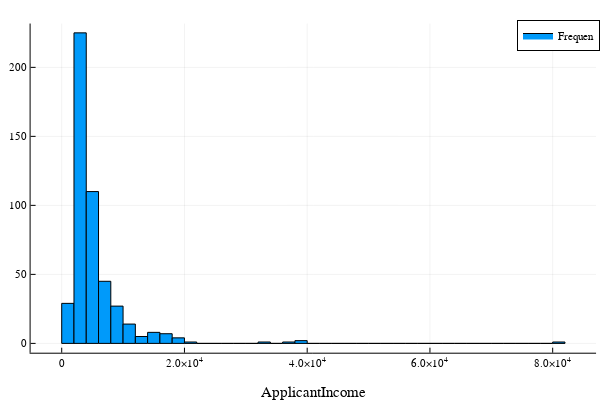

Here is the notebook cell this chart was saved with:
### Code cell
Plots.histogram(train[!,"ApplicantIncome"],bins=50,xlabel="ApplicantIncome",labels="Frequen")

### Figure 1 — Plotly figure (JSON) as saved in the notebook; plotly's stock layout.template omitted (floating-point values rounded to 4 significant figures)
{"data": [{"fill": "tozeroy", "fillcolor": "rgba(0, 154, 250, 1.000)", "legendgroup": "Frequen", "line": {"color": "rgba(0, 0, 0, 1.000)", "dash": "solid", "width": 1}, "mode": "lines", "name": "Frequen", "showlegend": true, "type": "scatter", "x": [0, 0, 2000, 2000, 0, 0], "xaxis": "x1", "y": [29, 0, 0, 29, 29, 29], "yaxis": "y1"}, {"fill": "tozeroy", "fillcolor": "rgba(0, 154, 250, 1.000)", "legendgroup": "Frequen", "line": {"color": "rgba(0, 0, 0, 1.000)", "dash": "solid", "width": 1}, "mode": "lines", "name": "Frequen", "showlegend": false, "type": "scatter", "x": [2000, 2000, 4000, 4000, 2000, 2000], "xaxis": "x1", "y": [225, 0, 0, 225, 225, 225], "yaxis": "y1"}, {"fill": "tozeroy", "fillcolor": "rgba(0, 154, 250, 1.000)", "legendgroup": "Frequen", "line": {"color": "rgba(0, 0, 0, 1.000)", "dash": "solid", "width": 1}, "mode": "lines", "name": "Frequen", "showlegend": false, "type": "scatter", "x": [4000, 4000, 6000, 6000, 4000, 4000], "xaxis": "x1", "y": [110, 0, 0, 110, 110, 110], "yaxis": "y1"}, {"fill": "tozeroy", "fillcolor": "rgba(0, 154, 250, 1.000)", "legendgroup": "Frequen", "line": {"color": "rgba(0, 0, 0, 1.000)", "dash": "solid", "width": 1}, "mode": "lines", "name": "Frequen", "showlegend": false, "type": "scatter", "x": [6000, 6000, 8000, 8000, 6000, 6000], "xaxis": "x1", "y": [45, 0, 0, 45, 45, 45], "yaxis": "y1"}, {"fill": "tozeroy", "fillcolor": "rgba(0, 154, 250, 1.000)", "legendgroup": "Frequen", "line": {"color": "rgba(0, 0, 0, 1.000)", "dash": "solid", "width": 1}, "mode": "lines", "name": "Frequen", "showlegend": false, "type": "scatter", "x": [8000, 8000, 10000, 10000, 8000, 8000], "xaxis": "x1", "y": [27, 0, 0, 27, 27, 27], "yaxis": "y1"}, {"fill": "tozeroy", "fillcolor": "rgba(0, 154, 250, 1.000)", "legendgroup": "Frequen", "line": {"color": "rgba(0, 0, 0, 1.000)", "dash": "solid", "width": 1}, "mode": "lines", "name": "Frequen", "showlegend": false, "type": "scatter", "x": [10000, 10000, 12000, 12000, 10000, 10000], "xaxis": "x1", "y": [14, 0, 0, 14, 14, 14], "yaxis": "y1"}, {"fill": "tozeroy", "fillcolor": "rgba(0, 154, 250, 1.000)", "legendgroup": "Frequen", "line": {"color": "rgba(0, 0, 0, 1.000)", "dash": "solid", "width": 1}, "mode": "lines", "name": "Frequen", "showlegend": false, "type": "scatter", "x": [12000, 12000, 14000, 14000, 12000, 12000], "xaxis": "x1", "y": [5, 0, 0, 5, 5, 5], "yaxis": "y1"}, {"fill": "tozeroy", "fillcolor": "rgba(0, 154, 250, 1.000)", "legendgroup": "Frequen", "line": {"color": "rgba(0, 0, 0, 1.000)", "dash": "solid", "width": 1}, "mode": "lines", "name": "Frequen", "showlegend": false, "type": "scatter", "x": [14000, 14000, 16000, 16000, 14000, 14000], "xaxis": "x1", "y": [8, 0, 0, 8, 8, 8], "yaxis": "y1"}, {"fill": "tozeroy", "fillcolor": "rgba(0, 154, 250, 1.000)", "legendgroup": "Frequen", "line": {"color": "rgba(0, 0, 0, 1.000)", "dash": "solid", "width": 1}, "mode": "lines", "name": "Frequen", "showlegend": false, "type": "scatter", "x": [16000, 16000, 18000, 18000, 16000, 16000], "xaxis": "x1", "y": [7, 0, 0, 7, 7, 7], "yaxis": "y1"}, {"fill": "tozeroy", "fillcolor": "rgba(0, 154, 250, 1.000)", "legendgroup": "Frequen", "line": {"color": "rgba(0, 0, 0, 1.000)", "dash": "solid", "width": 1}, "mode": "lines", "name": "Frequen", "showlegend": false, "type": "scatter", "x": [18000, 18000, 20000, 20000, 18000, 18000], "xaxis": "x1", "y": [4, 0, 0, 4, 4, 4], "yaxis": "y1"}, {"fill": "tozeroy", "fillcolor": "rgba(0, 154, 250, 1.000)", "legendgroup": "Frequen", "line": {"color": "rgba(0, 0, 0, 1.000)", "dash": "solid", "width": 1}, "mode": "lines", "name": "Frequen", "showlegend": false, "type": "scatter", "x": [20000, 20000, 22000, 22000, 20000, 20000], "xaxis": "x1", "y": [1, 0, 0, 1, 1, 1], "yaxis": "y1"}, {"fill": "tozeroy", "fillcolor": "rgba(0, 154, 250, 1.000)", "legendgroup": "Frequen", "line": {"color": "rgba(0, 0, 0, 1.000)", "dash": "solid", "width": 1}, "mode": "lines", "name": "Frequen", "showlegend": false, "type": "scatter", "x": [22000, 22000, 24000, 24000, 22000, 22000], "xaxis": "x1", "y": [0, 0, 0, 0, 0, 0], "yaxis": "y1"}, {"fill": "tozeroy", "fillcolor": "rgba(0, 154, 250, 1.000)", "legendgroup": "Frequen", "line": {"color": "rgba(0, 0, 0, 1.000)", "dash": "solid", "width": 1}, "mode": "lines", "name": "Frequen", "showlegend": false, "type": "scatter", "x": [24000, 24000, 26000, 26000, 24000, 24000], "xaxis": "x1", "y": [0, 0, 0, 0, 0, 0], "yaxis": "y1"}, {"fill": "tozeroy", "fillcolor": "rgba(0, 154, 250, 1.000)", "legendgroup": "Frequen", "line": {"color": "rgba(0, 0, 0, 1.000)", "dash": "solid", "width": 1}, "mode": "lines", "name": "Frequen", "showlegend": false, "type": "scatter", "x": [26000, 26000, 28000, 28000, 26000, 26000], "xaxis": "x1", "y": [0, 0, 0, 0, 0, 0], "yaxis": "y1"}, {"fill": "tozeroy", "fillcolor": "rgba(0, 154, 250, 1.000)", "legendgroup": "Frequen", "line": {"color": "rgba(0, 0, 0, 1.000)", "dash": "solid", "width": 1}, "mode": "lines", "name": "Frequen", "showlegend": false, "type": "scatter", "x": [28000, 28000, 30000, 30000, 28000, 28000], "xaxis": "x1", "y": [0, 0, 0, 0, 0, 0], "yaxis": "y1"}, {"fill": "tozeroy", "fillcolor": "rgba(0, 154, 250, 1.000)", "legendgroup": "Frequen", "line": {"color": "rgba(0, 0, 0, 1.000)", "dash": "solid", "width": 1}, "mode": "lines", "name": "Frequen", "showlegend": false, "type": "scatter", "x": [30000, 30000, 32000, 32000, 30000, 30000], "xaxis": "x1", "y": [0, 0, 0, 0, 0, 0], "yaxis": "y1"}, {"fill": "tozeroy", "fillcolor": "rgba(0, 154, 250, 1.000)", "legendgroup": "Frequen", "line": {"color": "rgba(0, 0, 0, 1.000)", "dash": "solid", "width": 1}, "mode": "lines", "name": "Frequen", "showlegend": false, "type": "scatter", "x": [32000, 32000, 34000, 34000, 32000, 32000], "xaxis": "x1", "y": [1, 0, 0, 1, 1, 1], "yaxis": "y1"}, {"fill": "tozeroy", "fillcolor": "rgba(0, 154, 250, 1.000)", "legendgroup": "Frequen", "line": {"color": "rgba(0, 0, 0, 1.000)", "dash": "solid", "width": 1}, "mode": "lines", "name": "Frequen", "showlegend": false, "type": "scatter", "x": [34000, 34000, 36000, 36000, 34000, 34000], "xaxis": "x1", "y": [0, 0, 0, 0, 0, 0], "yaxis": "y1"}, {"fill": "tozeroy", "fillcolor": "rgba(0, 154, 250, 1.000)", "legendgroup": "Frequen", "line": {"color": "rgba(0, 0, 0, 1.000)", "dash": "solid", "width": 1}, "mode": "lines", "name": "Frequen", "showlegend": false, "type": "scatter", "x": [36000, 36000, 38000, 38000, 36000, 36000], "xaxis": "x1", "y": [1, 0, 0, 1, 1, 1], "yaxis": "y1"}, {"fill": "tozeroy", "fillcolor": "rgba(0, 154, 250, 1.000)", "legendgroup": "Frequen", "line": {"color": "rgba(0, 0, 0, 1.000)", "dash": "solid", "width": 1}, "mode": "lines", "name": "Frequen", "showlegend": false, "type": "scatter", "x": [38000, 38000, 40000, 40000, 38000, 38000], "xaxis": "x1", "y": [2, 0, 0, 2, 2, 2], "yaxis": "y1"}, {"fill": "tozeroy", "fillcolor": "rgba(0, 154, 250, 1.000)", "legendgroup": "Frequen", "line": {"color": "rgba(0, 0, 0, 1.000)", "dash": "solid", "width": 1}, "mode": "lines", "name": "Frequen", "showlegend": false, "type": "scatter", "x": [40000, 40000, 42000, 42000, 40000, 40000], "xaxis": "x1", "y": [0, 0, 0, 0, 0, 0], "yaxis": "y1"}, {"fill": "tozeroy", "fillcolor": "rgba(0, 154, 250, 1.000)", "legendgroup": "Frequen", "line": {"color": "rgba(0, 0, 0, 1.000)", "dash": "solid", "width": 1}, "mode": "lines", "name": "Frequen", "showlegend": false, "type": "scatter", "x": [42000, 42000, 44000, 44000, 42000, 42000], "xaxis": "x1", "y": [0, 0, 0, 0, 0, 0], "yaxis": "y1"}, {"fill": "tozeroy", "fillcolor": "rgba(0, 154, 250, 1.000)", "legendgroup": "Frequen", "line": {"color": "rgba(0, 0, 0, 1.000)", "dash": "solid", "width": 1}, "mode": "lines", "name": "Frequen", "showlegend": false, "type": "scatter", "x": [44000, 44000, 46000, 46000, 44000, 44000], "xaxis": "x1", "y": [0, 0, 0, 0, 0, 0], "yaxis": "y1"}, {"fill": "tozeroy", "fillcolor": "rgba(0, 154, 250, 1.000)", "legendgroup": "Frequen", "line": {"color": "rgba(0, 0, 0, 1.000)", "dash": "solid", "width": 1}, "mode": "lines", "name": "Frequen", "showlegend": false, "type": "scatter", "x": [46000, 46000, 48000, 48000, 46000, 46000], "xaxis": "x1", "y": [0, 0, 0, 0, 0, 0], "yaxis": "y1"}, {"fill": "tozeroy", "fillcolor": "rgba(0, 154, 250, 1.000)", "legendgroup": "Frequen", "line": {"color": "rgba(0, 0, 0, 1.000)", "dash": "solid", "width": 1}, "mode": "lines", "name": "Frequen", "showlegend": false, "type": "scatter", "x": [48000, 48000, 50000, 50000, 48000, 48000], "xaxis": "x1", "y": [0, 0, 0, 0, 0, 0], "yaxis": "y1"}, {"fill": "tozeroy", "fillcolor": "rgba(0, 154, 250, 1.000)", "legendgroup": "Frequen", "line": {"color": "rgba(0, 0, 0, 1.000)", "dash": "solid", "width": 1}, "mode": "lines", "name": "Frequen", "showlegend": false, "type": "scatter", "x": [50000, 50000, 52000, 52000, 50000, 50000], "xaxis": "x1", "y": [0, 0, 0, 0, 0, 0], "yaxis": "y1"}, {"fill": "tozeroy", "fillcolor": "rgba(0, 154, 250, 1.000)", "legendgroup": "Frequen", "line": {"color": "rgba(0, 0, 0, 1.000)", "dash": "solid", "width": 1}, "mode": "lines", "name": "Frequen", "showlegend": false, "type": "scatter", "x": [52000, 52000, 54000, 54000, 52000, 52000], "xaxis": "x1", "y": [0, 0, 0, 0, 0, 0], "yaxis": "y1"}, {"fill": "tozeroy", "fillcolor": "rgba(0, 154, 250, 1.000)", "legendgroup": "Frequen", "line": {"color": "rgba(0, 0, 0, 1.000)", "dash": "solid", "width": 1}, "mode": "lines", "name": "Frequen", "showlegend": false, "type": "scatter", "x": [54000, 54000, 56000, 56000, 54000, 54000], "xaxis": "x1", "y": [0, 0, 0, 0, 0, 0], "yaxis": "y1"}, {"fill": "tozeroy", "fillcolor": "rgba(0, 154, 250, 1.000)", "legendgroup": "Frequen", "line": {"color": "rgba(0, 0, 0, 1.000)", "dash": "solid", "width": 1}, "mode": "lines", "name": "Frequen", "showlegend": false, "type": "scatter", "x": [56000, 56000, 58000, 58000, 56000, 56000], "xaxis": "x1", "y": [0, 0, 0, 0, 0, 0], "yaxis": "y1"}, {"fill": "tozeroy", "fillcolor": "rgba(0, 154, 250, 1.000)", "legendgroup": "Frequen", "line": {"color": "rgba(0, 0, 0, 1.000)", "dash": "solid", "width": 1}, "mode": "lines", "name": "Frequen", "showlegend": false, "type": "scatter", "x": [58000, 58000, 60000, 60000, 58000, 58000], "xaxis": "x1", "y": [0, 0, 0, 0, 0, 0], "yaxis": "y1"}, {"fill": "tozeroy", "fillcolor": "rgba(0, 154, 250, 1.000)", "legendgroup": "Frequen", "line": {"color": "rgba(0, 0, 0, 1.000)", "dash": "solid", "width": 1}, "mode": "lines", "name": "Frequen", "showlegend": false, "type": "scatter", "x": [60000, 60000, 62000, 62000, 60000, 60000], "xaxis": "x1", "y": [0, 0, 0, 0, 0, 0], "yaxis": "y1"}, {"fill": "tozeroy", "fillcolor": "rgba(0, 154, 250, 1.000)", "legendgroup": "Frequen", "line": {"color": "rgba(0, 0, 0, 1.000)", "dash": "solid", "width": 1}, "mode": "lines", "name": "Frequen", "showlegend": false, "type": "scatter", "x": [62000, 62000, 64000, 64000, 62000, 62000], "xaxis": "x1", "y": [0, 0, 0, 0, 0, 0], "yaxis": "y1"}, {"fill": "tozeroy", "fillcolor": "rgba(0, 154, 250, 1.000)", "legendgroup": "Frequen", "line": {"color": "rgba(0, 0, 0, 1.000)", "dash": "solid", "width": 1}, "mode": "lines", "name": "Frequen", "showlegend": false, "type": "scatter", "x": [64000, 64000, 66000, 66000, 64000, 64000], "xaxis": "x1", "y": [0, 0, 0, 0, 0, 0], "yaxis": "y1"}, {"fill": "tozeroy", "fillcolor": "rgba(0, 154, 250, 1.000)", "legendgroup": "Frequen", "line": {"color": "rgba(0, 0, 0, 1.000)", "dash": "solid", "width": 1}, "mode": "lines", "name": "Frequen", "showlegend": false, "type": "scatter", "x": [66000, 66000, 68000, 68000, 66000, 66000], "xaxis": "x1", "y": [0, 0, 0, 0, 0, 0], "yaxis": "y1"}, {"fill": "tozeroy", "fillcolor": "rgba(0, 154, 250, 1.000)", "legendgroup": "Frequen", "line": {"color": "rgba(0, 0, 0, 1.000)", "dash": "solid", "width": 1}, "mode": "lines", "name": "Frequen", "showlegend": false, "type": "scatter", "x": [68000, 68000, 70000, 70000, 68000, 68000], "xaxis": "x1", "y": [0, 0, 0, 0, 0, 0], "yaxis": "y1"}, {"fill": "tozeroy", "fillcolor": "rgba(0, 154, 250, 1.000)", "legendgroup": "Frequen", "line": {"color": "rgba(0, 0, 0, 1.000)", "dash": "solid", "width": 1}, "mode": "lines", "name": "Frequen", "showlegend": false, "type": "scatter", "x": [70000, 70000, 72000, 72000, 70000, 70000], "xaxis": "x1", "y": [0, 0, 0, 0, 0, 0], "yaxis": "y1"}, {"fill": "tozeroy", "fillcolor": "rgba(0, 154, 250, 1.000)", "legendgroup": "Frequen", "line": {"color": "rgba(0, 0, 0, 1.000)", "dash": "solid", "width": 1}, "mode": "lines", "name": "Frequen", "showlegend": false, "type": "scatter", "x": [72000, 72000, 74000, 74000, 72000, 72000], "xaxis": "x1", "y": [0, 0, 0, 0, 0, 0], "yaxis": "y1"}, {"fill": "tozeroy", "fillcolor": "rgba(0, 154, 250, 1.000)", "legendgroup": "Frequen", "line": {"color": "rgba(0, 0, 0, 1.000)", "dash": "solid", "width": 1}, "mode": "lines", "name": "Frequen", "showlegend": false, "type": "scatter", "x": [74000, 74000, 76000, 76000, 74000, 74000], "xaxis": "x1", "y": [0, 0, 0, 0, 0, 0], "yaxis": "y1"}, {"fill": "tozeroy", "fillcolor": "rgba(0, 154, 250, 1.000)", "legendgroup": "Frequen", "line": {"color": "rgba(0, 0, 0, 1.000)", "dash": "solid", "width": 1}, "mode": "lines", "name": "Frequen", "showlegend": false, "type": "scatter", "x": [76000, 76000, 78000, 78000, 76000, 76000], "xaxis": "x1", "y": [0, 0, 0, 0, 0, 0], "yaxis": "y1"}, {"fill": "tozeroy", "fillcolor": "rgba(0, 154, 250, 1.000)", "legendgroup": "Frequen", "line": {"color": "rgba(0, 0, 0, 1.000)", "dash": "solid", "width": 1}, "mode": "lines", "name": "Frequen", "showlegend": false, "type": "scatter", "x": [78000, 78000, 80000, 80000, 78000, 78000], "xaxis": "x1", "y": [0, 0, 0, 0, 0, 0], "yaxis": "y1"}, {"fill": "tozeroy", "fillcolor": "rgba(0, 154, 250, 1.000)", "legendgroup": "Frequen", "line": {"color": "rgba(0, 0, 0, 1.000)", "dash": "solid", "width": 1}, "mode": "lines", "name": "Frequen", "showlegend": false, "type": "scatter", "x": [80000, 80000, 82000, 82000, 80000, 80000], "xaxis": "x1", "y": [1, 0, 0, 1, 1, 1], "yaxis": "y1"}, {"colorbar": {"title": ""}, "legendgroup": "Frequen", "marker": {"color": "rgba(0, 154, 250, 0.000)", "line": {"color": "rgba(0, 0, 0, 0.000)", "width": 1}, "size": 0, "symbol": "circle"}, "mode": "markers", "name": "Frequen", "showlegend": false, "type": "scatter", "x": [1000, 3000, 5000, 7000, 9000, 11000, 13000, 15000, 17000, 19000, 21000, 23000, 25000, 27000, 29000, 31000, 33000, 35000, 37000, 39000, 41000, 43000, 45000, 47000, 49000, 51000, 53000, 55000, 57000, 59000, 61000, 63000, 65000, 67000, 69000, 71000, 73000, 75000, 77000, 79000, 81000], "xaxis": "x", "y": [29, 225, 110, 45, 27, 14, 5, 8, 7, 4, 1, 0, 0, 0, 0, 0, 1, 0, 1, 2, 0, 0, 0, 0, 0, 0, 0, 0, 0, 0, 0, 0, 0, 0, 0, 0, 0, 0, 0, 0, 1], "yaxis": "y", "zmax": null, "zmin": null}], "layout": {"annotations": [], "height": 400, "legend": {"bgcolor": "rgba(255, 255, 255, 1.000)", "bordercolor": "rgba(0, 0, 0, 1.000)", "borderwidth": 1, "font": {"color": "rgba(0, 0, 0, 1.000)", "family": "sans-serif", "size": 11}, "title": {"font": {"color": "rgba(0, 0, 0, 1.000)", "family": "sans-serif", "size": 15}, "text": ""}, "tracegroupgap": 0, "traceorder": "normal", "x": 1, "xanchor": "auto", "y": 1, "yanchor": "auto"}, "margin": {"b": 20, "l": 0, "r": 0, "t": 20}, "paper_bgcolor": "rgba(255, 255, 255, 1.000)", "plot_bgcolor": "rgba(255, 255, 255, 1.000)", "showlegend": true, "width": 600, "xaxis": {"anchor": "y", "domain": [0.05101, 0.9934], "gridcolor": "rgba(0, 0, 0, 0.100)", "gridwidth": 0.5, "linecolor": "rgba(0, 0, 0, 1.000)", "mirror": false, "range": [-5068.0, 87070.0], "showgrid": true, "showline": true, "showticklabels": true, "tickangle": 0, "tickcolor": "rgb(0, 0, 0)", "tickfont": {"color": "rgba(0, 0, 0, 1.000)", "family": "sans-serif", "size": 11}, "tickmode": "array", "ticks": "inside", "ticktext": ["0", "2.0×10<sup>4</sup>", "4.0×10<sup>4</sup>", "6.0×10<sup>4</sup>", "8.0×10<sup>4</sup>"], "tickvals": [0, 20000, 40000, 60000, 80000], "title": "ApplicantIncome", "titlefont": {"color": "rgba(0, 0, 0, 1.000)", "family": "sans-serif", "size": 15}, "type": "-", "visible": true, "zeroline": false, "zerolinecolor": "rgba(0, 0, 0, 1.000)"}, "yaxis": {"anchor": "x", "domain": [0.07581, 0.9902], "gridcolor": "rgba(0, 0, 0, 0.100)", "gridwidth": 0.5, "linecolor": "rgba(0, 0, 0, 1.000)", "mirror": false, "range": [-6.75, 231.8], "showgrid": true, "showline": true, "showticklabels": true, "tickangle": 0, "tickcolor": "rgb(0, 0, 0)", "tickfont": {"color": "rgba(0, 0, 0, 1.000)", "family": "sans-serif", "size": 11}, "tickmode": "array", "ticks": "inside", "ticktext": ["0", "50", "100", "150", "200"], "tickvals": [0, 50, 100, 150, 200], "title": "", "titlefont": {"color": "rgba(0, 0, 0, 1.000)", "family": "sans-serif", "size": 15}, "type": "-", "visible": true, "zeroline": false, "zerolinecolor": "rgba(0, 0, 0, 1.000)"}}}
